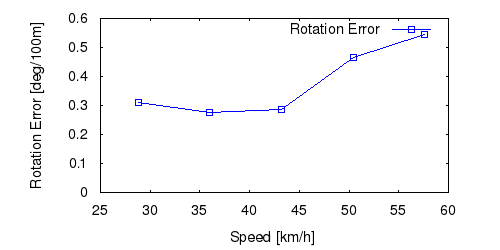

This figure's gnuplot source:
set term postscript eps enhanced color
set output "09_rs.eps"
set size ratio 0.5
set yrange [0:*]
set xlabel "Speed [km/h]"
set ylabel "Rotation Error [deg/100m]"
plot "09_rs.txt" using ($1*3.6):($2*57.3*100) title 'Rotation Error' lc rgb "#0000FF" pt 4 w linespoints
